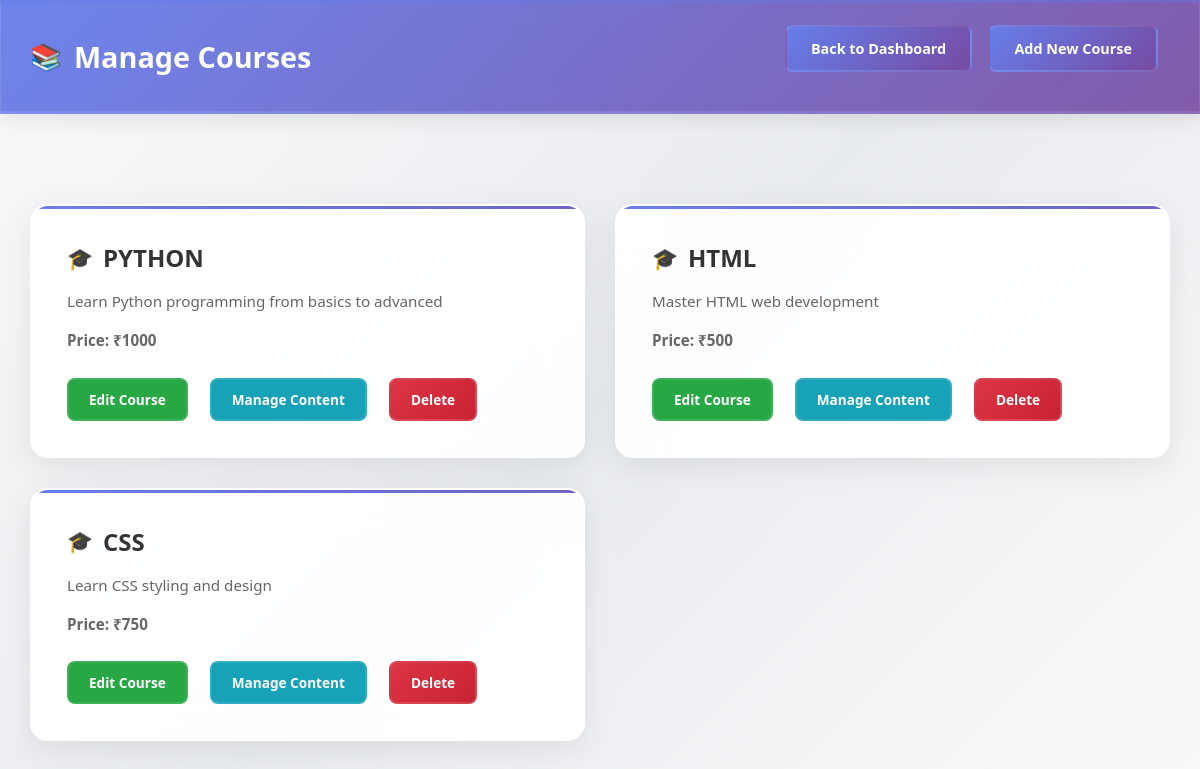
/courses_list/2 (signed in), run on the app's committed database.
### website/models.py (models this page shows, shortened)
class Course(models.Model):
    name = models.CharField(max_length=50)
    description = models.TextField()
    price = models.IntegerField()
    discount = models.IntegerField( null=True, blank=True)

### website/views.py (the view)
# urls.py: path('courses_list/<int:id>', views.courses_list, name='courses_list'),
@login_required
def courses_list(request, id):
    try:
        developer = D.objects.get(id=id)
        courses = Course.objects.all()
        return render(request, 'developer/courses_list.html', {'developer': developer,'courses': courses})
    except D.DoesNotExist:
        print(f"❌ Developer not found: {id}")
        return redirect('developer_login')
    except Exception as e:
        print(f"❌ Error in courses_list: {e}")
        return redirect('developer_login')

### website/templates/developer/courses_list.html (shortened to what this page needs)
<!DOCTYPE html>
<html lang="en">
<head>
</head>
<body>
    <div class="header">
        <h1>Manage Courses</h1>
        <div>
            <a href="{% url 'developer_home' developer.id %}" class="btn">Back to Dashboard</a>
            <a href="{% url 'add_course' developer.id %}" class="btn">Add New Course</a>
        </div>
    </div>
    <div class="container">
        {% if courses %}
        <div class="course-grid">
            {% for course in courses %}
            <div class="course-card">
                <h3>{{ course.name }}</h3>
                <p>{{ course.description }}</p>
                <p><strong>Price: ₹{{ course.price }}</strong></p>
                <div class="course-actions">
                    <a href="{% url 'edit_course' course.id developer.id %}" class="btn" style="background: #28a745; margin-right: 10px;">Edit Course</a>
                    <a href="{% url 'manage_course_content' course.id developer.id %}" class="btn" style="background: #17a2b8; margin-right: 10px;">Manage Content</a>
                    <a href="{% url 'delete_course' course.id developer.id %}" class="btn btn-danger" onclick="return confirm('Are you sure you want to delete this course?')">Delete</a>
                </div>
            </div>
            {% endfor %}
        </div>
        {% else %}
        <p>No courses available. <a href="{% url 'add_course' developer.id %}">Add your first course</a></p>
        {% endif %}
    </div>
</body>
</html>

### website/templates/developer/courses_list.html (style rules this page uses)
* { margin: 0; padding: 0; box-sizing: border-box; }
body { font-family: 'Segoe UI', Tahoma, Geneva, Verdana, sans-serif; margin: 0; padding: 0; background: linear-gradient(135deg, #f8f9fa 0%, #e9ecef 50%, #f8f9fa 100%); min-height: 100vh; position: relative; }
body::before { content: ''; position: fixed; top: 0; left: 0; width: 100%; height: 100%; background-image: radial-gradient(circle at 15% 15%, rgba(102, 126, 234, 0.008) 1px, transparent 1px); background-size: 800px 800px; pointer-events: none; z-index: 1; }
.header { background: linear-gradient(135deg, rgba(102, 126, 234, 0.95) 0%, rgba(118, 75, 162, 0.9) 100%); backdrop-filter: blur(15px) saturate(120%); color: white; padding: 25px 30px; display: flex; justify-content: space-between; align-items: center; box-shadow: 0 4px 20px rgba(0, 0, 0, 0.1), 0 0 0 1px rgba(255, 255, 255, 0.1) inset; position: relative; z-index: 10; border-bottom: 2px solid rgba(255, 255, 255, 0.1); }
.header::before { content: ''; position: absolute; top: 0; left: 0; right: 0; height: 3px; background: linear-gradient(90deg, rgba(102, 126, 234, 0.8), rgba(118, 75, 162, 0.6)); background-size: 200% 100%; animation: subtleBorderFlow 18s ease-in-out infinite; }
.header h1 { font-size: 1.8rem; font-weight: 700; margin: 0; display: flex; align-items: center; gap: 12px; }
.header h1::before { content: '📚'; font-size: 1.6rem; }
.container { max-width: 1400px; margin: 30px auto; padding: 30px; position: relative; z-index: 5; }
.btn { background: linear-gradient(135deg, #667eea, #764ba2); color: white; padding: 12px 24px; text-decoration: none; border-radius: 8px; display: inline-block; margin-bottom: 10px; margin-right: 12px; font-weight: 600; font-size: 0.9rem; transition: all 0.3s cubic-bezier(0.4, 0, 0.2, 1); border: 2px solid rgba(255, 255, 255, 0.1); backdrop-filter: blur(10px); position: relative; overflow: hidden; }
.btn::before { content: ''; position: absolute; top: 0; left: -100%; width: 100%; height: 100%; background: linear-gradient(45deg, transparent 30%, rgba(255, 255, 255, 0.2) 50%, transparent 70%); transition: left 0.5s ease; }
.btn-danger { background: linear-gradient(135deg, #dc3545, #c82333); }
.course-grid { display: grid; grid-template-columns: repeat(auto-fit, minmax(400px, 1fr)); gap: 30px; margin-top: 30px; }
.course-card { background: rgba(255, 255, 255, 0.95); backdrop-filter: blur(20px) saturate(120%); padding: 35px; border-radius: 18px; box-shadow: 0 8px 32px rgba(0, 0, 0, 0.08), 0 0 0 1px rgba(255, 255, 255, 0.2) inset; border: 2px solid rgba(255, 255, 255, 0.3); transition: all 0.4s cubic-bezier(0.4, 0, 0.2, 1); position: relative; overflow: hidden; animation: subtleCardSlideIn 0.7s ease-out; }
.course-card::before { content: ''; position: absolute; top: 0; left: 0; right: 0; height: 3px; background: linear-gradient(90deg, #667eea, #764ba2); background-size: 200% 100%; animation: subtleCardBorder 15s ease-in-out infinite; }
.course-card h3 { color: #333; font-size: 1.5rem; font-weight: 700; margin-bottom: 15px; display: flex; align-items: center; gap: 10px; }
.course-card h3::before { content: '🎓'; font-size: 1.3rem; }
.course-card p { color: #666; line-height: 1.6; margin-bottom: 15px; font-size: 0.95rem; }
.course-actions { margin-top: 25px; display: flex; gap: 12px; flex-wrap: wrap; }
.course-actions .btn { margin-bottom: 0; padding: 10px 20px; font-size: 0.85rem; }

### data on the page
Course: name "PYTHON", description "Learn Python programming from basics to advanced", price "1000"
Course: name "HTML", description "Master HTML web development", price "500"
Course: name "CSS", description "Learn CSS styling and design", price "750"
